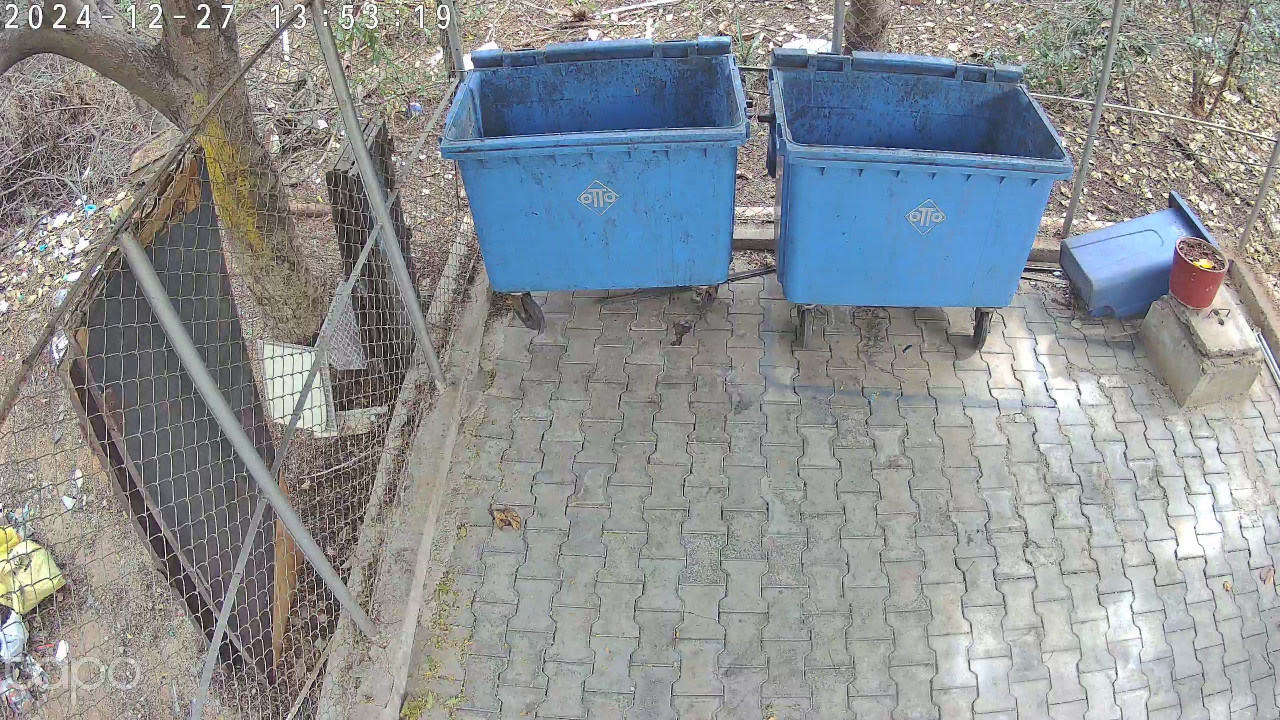
#> input picture frame_20241227_135322.jpg, 2560 x 1440 px, given in place of stream1, which was not available (shown at 1/2 size)
$ python main_cv.py
#> lines starting #> are read from the running program, lines starting #| are printed output that depends on the picture; pictures that were not available may be replaced by others from this repository, and a replacement may not be noted
#> further down, frame is the input picture: shape (1440, 2560, 3); mean B, G, R 147.7, 144.6, 140
''' Posting data to ctop, phase 1 to post data of 2bins- base64 image, bin level,last clean time,pollutors count but different conditions'''

import cv2
import numpy as np
import time
import requests
import base64
from datetime import datetime

# Replace with your camera's IP, RTSP port, username, and password
username = "wm_ipc_01"
password = "iiit123"
camera_ip = "10.2.203.135"
rtsp_port = "8090"
url = f"rtsp://{username}:{password}@{camera_ip}:{rtsp_port}/stream1"

# API details for CTOP
ctop_url = "https://ctop.iiit.ac.in:443/api/cin/create/51"
headers = {
    "Content-Type": "application/json",
    "Authorization": "Bearer 5072c3397de68148f425ad4eb764a0fc"
}

# Load saved ROI coordinates for two bins
roi1 = (1422, 8, 624, 352)
roi2 = (2122, 198, 166, 82)
bin_id1 = "Bin1"
bin_id2 = "Bin2"

# Define conditions for each bin
full_threshold_bin1 = 0.15
half_full_threshold_bin1 = 0.07
clean_frame_count_bin1 = 4

full_threshold_bin2 = 0.2
half_full_threshold_bin2 = 0.1
clean_frame_count_bin2 = 6

# Open the video stream
cap = cv2.VideoCapture(url)
retry_attempts = 5

# Store previous fill ratio, polluters count, and last clean time for both bins
previous_fill_ratio1, previous_fill_ratio2 = None, None
consecutive_clean_frames1, consecutive_clean_frames2 = 0, 0
last_clean_time1, last_clean_time2 = 0,0
polluters_count1, polluters_count2 = 0, 0

# Convert frame to base64
def frame_to_base64(frame):
    _, buffer = cv2.imencode('.jpg', frame)
    return base64.b64encode(buffer).decode('utf-8')

# Send data to CTOP endpoint and reset polluters count after posting
def post_to_ctop(data, polluters_count1, polluters_count2):
    try:
        response = requests.post(ctop_url, json=data, headers=headers)
        if response.status_code == 200:
            print("Data posted successfully:", response.text)
            # Reset polluters count after successful post
            return 0, 0  # Reset counts for both bins
        else:
            print("Error posting data:", response.status_code, response.text)
    except requests.exceptions.RequestException as e:
        print("Request failed:", e)
    return polluters_count1, polluters_count2  # Return existing counts if post fails

# Analyze frame and calculate fill ratio for a given ROI with different conditions
def process_roi(frame, roi, previous_fill_ratio, consecutive_clean_frames, last_clean_time, polluters_count, bin_id, full_threshold, half_full_threshold, clean_frame_count):
#> called with roi = (1422, 8, 624, 352), consecutive_clean_frames = 0, last_clean_time = 0, polluters_count = 0, bin_id = 'Bin1', full_threshold = 0.15, half_full_threshold = 0.07, clean_frame_count = 4
    x, y, w, h = roi
    roi_cropped = frame[y:y+h, x:x+w]
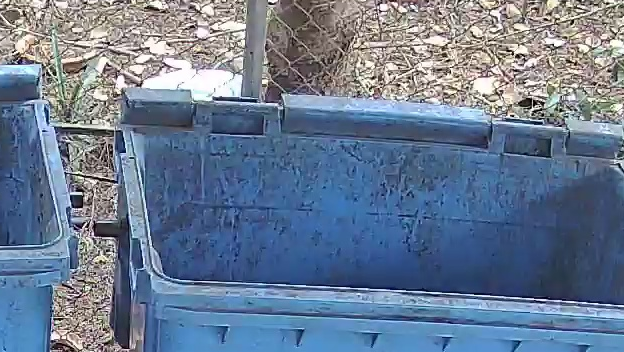
#> roi_cropped: shape (352, 624, 3); mean B, G, R 146.5, 122.7, 105.3

    # Convert to grayscale and detect edges
    gray = cv2.cvtColor(roi_cropped, cv2.COLOR_BGR2GRAY)
    blurred = cv2.GaussianBlur(gray, (5, 5), 0)
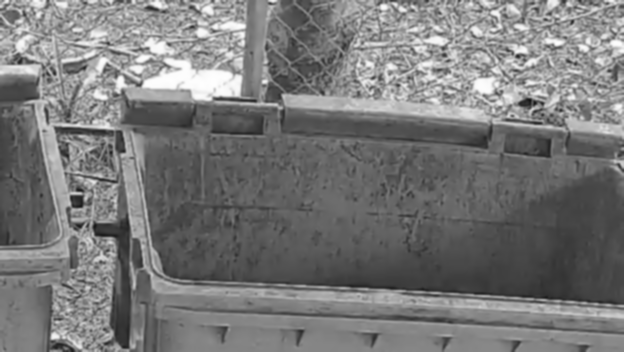
#> blurred: shape (352, 624); min 19, max 254, mean 120.2
    edges = cv2.Canny(blurred, threshold1=50, threshold2=150)
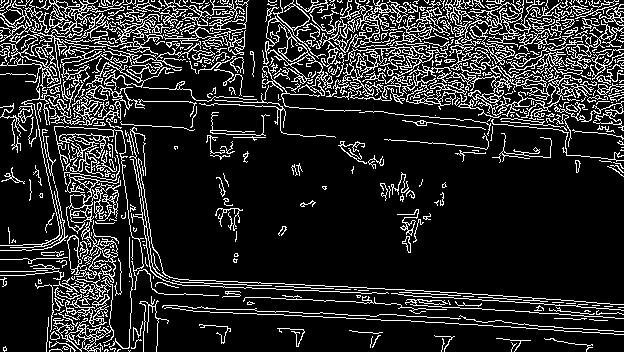
#> edges: shape (352, 624); 15.8% white in thin lines or dots

    # Calculate fill ratio
    edge_pixels = np.count_nonzero(edges)
#> edge_pixels = 34736
    total_pixels = edges.size
#> total_pixels = 219648
    fill_ratio = edge_pixels / total_pixels
#> fill_ratio = 0.158

    # Determine fill status based on custom thresholds
    if fill_ratio > full_threshold:
        status = "Full"
    elif fill_ratio > half_full_threshold:
        status = "Half"
    else:
        status = "Empty"

    # Check for cleaning status
    if previous_fill_ratio is not None:
        if fill_ratio < previous_fill_ratio:
            consecutive_clean_frames += 1
            if consecutive_clean_frames >= clean_frame_count:
                last_clean_time = str(int(datetime.now().timestamp()))
                consecutive_clean_frames = 0
        else:
            consecutive_clean_frames = 0

        # Increment polluters count if fill ratio increases
        if fill_ratio > previous_fill_ratio:
            polluters_count += 1
    else:
        consecutive_clean_frames = 0

    previous_fill_ratio = fill_ratio
#> previous_fill_ratio = 0.158

    # Convert the cropped ROI to a base64 image
    base64_image = frame_to_base64(roi_cropped)
    return status, base64_image, previous_fill_ratio, consecutive_clean_frames, last_clean_time, polluters_count

# Main loop
while retry_attempts > 0:
    if not cap.isOpened():
        print("Error: Unable to open RTSP stream. Retrying...")
        cap = cv2.VideoCapture(url)
        retry_attempts -= 1
        time.sleep(2)
        continue
    print("Camera feed opened successfully.")

    while True:
        ret, frame = cap.read()
        if not ret:
            print("Error: Unable to capture video frame. Reconnecting...")
            cap.release()
            cap = cv2.VideoCapture(url)
            break

        # Process Bin 1 with its specific conditions
        status1, base64_img1, previous_fill_ratio1, consecutive_clean_frames1, last_clean_time1, polluters_count1 = process_roi(
            frame, roi1, previous_fill_ratio1, consecutive_clean_frames1, last_clean_time1, polluters_count1,
            bin_id1, full_threshold_bin1, half_full_threshold_bin1, clean_frame_count_bin1
        )
#> status1 = 'Full'; previous_fill_ratio1 = 0.158; consecutive_clean_frames1 = 0; last_clean_time1 = 0; polluters_count1 = 0

        # Process Bin 2 with its specific conditions
        status2, base64_img2, previous_fill_ratio2, consecutive_clean_frames2, last_clean_time2, polluters_count2 = process_roi(
            frame, roi2, previous_fill_ratio2, consecutive_clean_frames2, last_clean_time2, polluters_count2,
            bin_id2, full_threshold_bin2, half_full_threshold_bin2, clean_frame_count_bin2
        )
#> call 2 of process_roi, with roi = (2122, 198, 166, 82), consecutive_clean_frames = 0, last_clean_time = 0, polluters_count = 0, bin_id = 'Bin2', full_threshold = 0.2, half_full_threshold = 0.1, clean_frame_count = 6
#> in process_roi (call 2), `roi_cropped = frame[y:y+h, x:x+w]`:
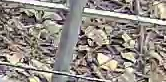
#> roi_cropped: shape (82, 166, 3); mean B, G, R 133.3, 139.7, 146.5
#> in process_roi (call 2), `gray = cv2.cvtColor(roi_cropped, cv2.COLOR_BGR2GRAY)`:
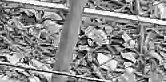
#> gray: shape (82, 166); min 1, max 255, mean 141
#> in process_roi (call 2), `blurred = cv2.GaussianBlur(gray, (5, 5), 0)`:
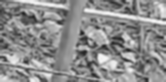
#> blurred: shape (82, 166); min 34, max 244, mean 141
#> in process_roi (call 2), `edges = cv2.Canny(blurred, threshold1=50, threshold2=150)`:
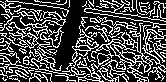
#> edges: shape (82, 166); 29.7% white in thin lines or dots
#> in process_roi (call 2), `edge_pixels = np.count_nonzero(edges)`: edge_pixels = 4041
#> in process_roi (call 2), `fill_ratio = edge_pixels / total_pixels`: fill_ratio = 0.297
#> status2 = 'Full'; previous_fill_ratio2 = 0.297; consecutive_clean_frames2 = 0; last_clean_time2 = 0; polluters_count2 = 0

        # Prepare the data to send to CTOP
        timestamp = datetime.now().isoformat()
        bin_data = f"[{bin_id1}-{status1}-{base64_img1}],[{bin_id2}-{status2}-{base64_img2}]"

        data = {
            "BinData": bin_data,
            #"LCT": str(last_clean_time1),
            "LCT": "1732060801",
            "Vehicle Number": "0",
            "Polluters Count": polluters_count1
        }

        # # Post data to the CTOP API
        # post_to_ctop(data)
        # Post data to the CTOP API and reset polluters count if successful
        polluters_count1, polluters_count2 = post_to_ctop(data, polluters_count1, polluters_count2)
#> (the run stopped early here; a loop or call above may not have finished)
